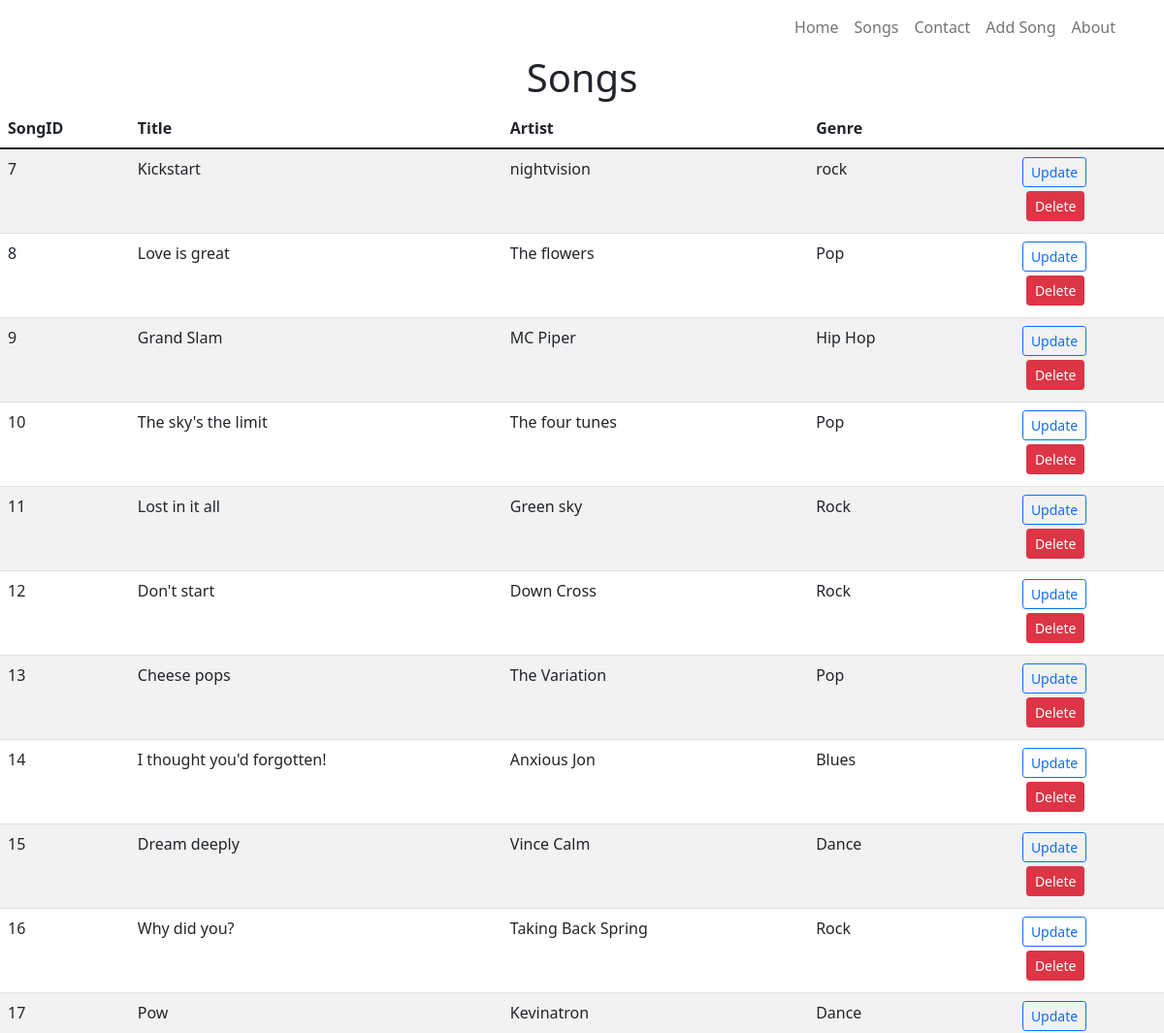
/songs (upper part), run on an earlier commit of the app's database.
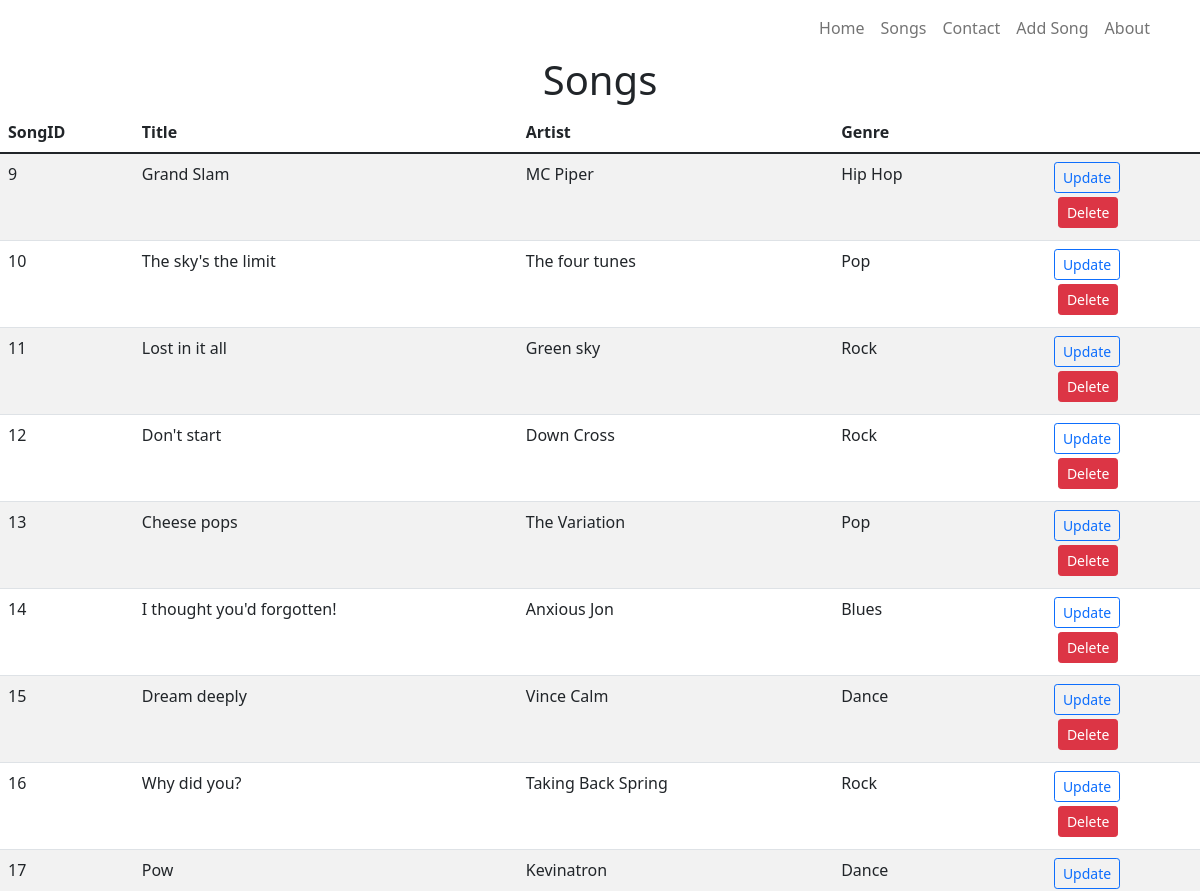
And on a later commit of the database.
### tables this page shows
CREATE TABLE "songs" (
	"SongID"	INTEGER NOT NULL UNIQUE,
	"Title"	TEXT,
	"Artist"	TEXT,
	"Genre"	TEXT,
	PRIMARY KEY("SongID" AUTOINCREMENT)
);

### c9WebFlask/app.py (the view)
@app.route('/songs') # set the route for the songs.html
def songs():
    conn = sql.connect('Part 1 Dfe Flask App/c7Music.db')
    conn.row_factory = sql.Row
    cursor = conn.cursor()
    cursor.execute('SELECT * FROM songs')
    getSongs = cursor.fetchall()
    return render_template('songs.html', title ='songs', songsInDB = getSongs)

### c9WebFlask/templates/songs.html
{% extends 'base.html' %} {% block content %}
<h1 class="text-lg-center">Songs</h1>
<table class="table table-hover border-2 table-striped">
    <thead>
        <th scope="col">SongID</th>
        <th scope="col">Title</th>
        <th scope="col">Artist</th>
        <th scope="col">Genre</th>
    </thead>
    <tbody>
        {% for row in songsInDB %}
        <tr>
            <td>{{row["SongID"]}}</td>
            <td>{{row["Title"]}}</td>
            <td>{{row["Artist"]}}</td>
            <td>{{row["Genre"]}}</td>
            <td>
                <button type="button" class="btn btn-outline-primary btn-sm">
                    <a class="text-decoration-none" href="{{url_for('update', songID=row['songID'])}}">Update</a>
                </button>
                <form action="{{url_for('delete', songID=row['songID'])}}" method="POST">
                    <input type="submit"
                           value="Delete"
                        onclick="confirm('Are you sure you want to delete this song')"
                        class="btn btn-danger btn-sm mt-1 m-lg-1" />
                </form>
            </td>
        </tr>
        {% endfor %}
    </tbody>
</table>
{% endblock content %}

### c9WebFlask/templates/base.html (shortened to what this page needs)
<!DOCTYPE html>
<html lang="en">
<head>
<link rel="stylesheet" href="https://cdn.jsdelivr.net/npm/bootstrap-icons@1.8.0/font/bootstrap-icons.css">
<link href="https://cdn.jsdelivr.net/npm/bootstrap@5.1.3/dist/css/bootstrap.min.css"
  rel="stylesheet"
/>
</head>
<body>
    <header class="container">
        <nav class="navbar navbar-expand-md navbar-light">
            <ul class="navbar-nav ms-auto text-center">
            <li> <a class="nav-link"  href="{{url_for('index')}}">Home</a></li>
            <li> <a class="nav-link"  href="{{url_for('songs')}}">Songs</a></li>
            <li> <a class="nav-link"  href="{{url_for('contact')}}">Contact</a></li>
            <li> <a class="nav-link"  href="{{url_for('addsongs')}}">Add Song</a></li>
            <li> <a class="nav-link"  href="{{url_for('about')}}">About</a></li>
            </ul>
        </nav>
    </header>
    <section>
        {% block content %}
        {% endblock content %}
    </section>
</body>
</html>

What changed in the data, as far as the page shows it:
removed songs: SongID "7", Title "Kickstart", Artist "nightvision", Genre "rock"
removed songs: SongID "8", Title "Love is great", Artist "The flowers", Genre "Pop"
